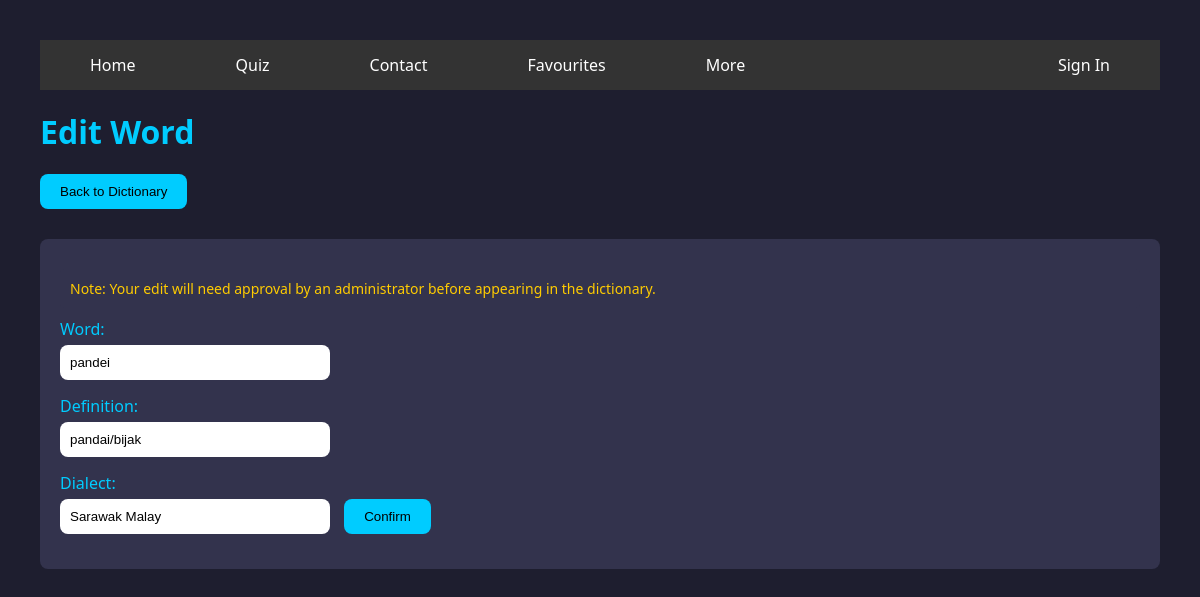
Page /edit/4 on the earlier database version.
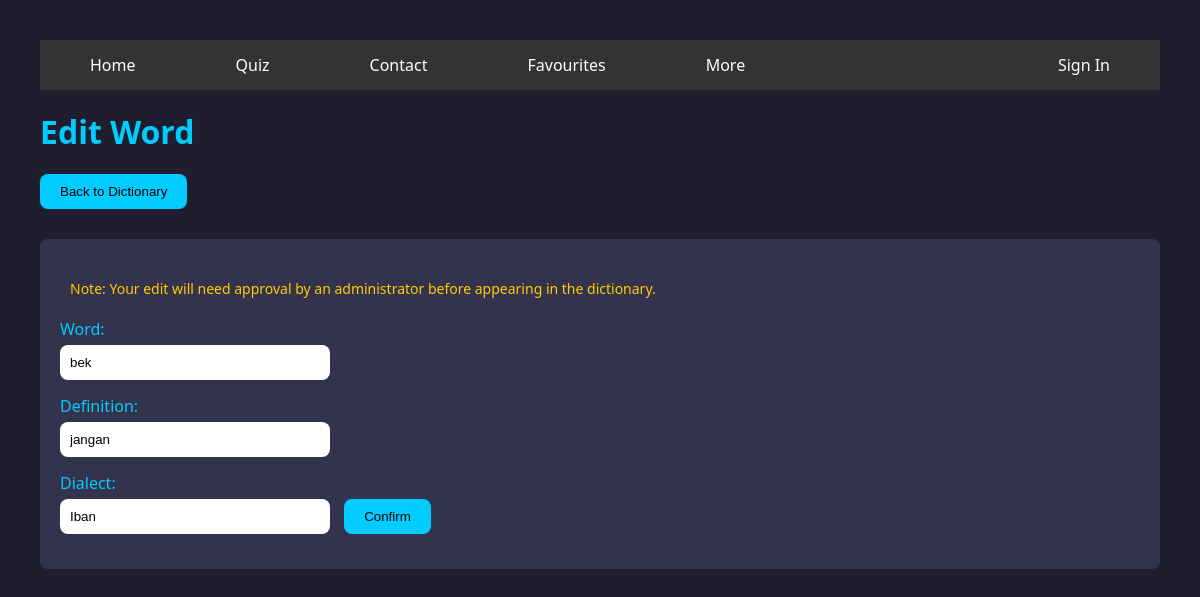
Same page on the later database version.
### tables this page shows
CREATE TABLE words (
    id INTEGER PRIMARY KEY AUTOINCREMENT,
    word TEXT NOT NULL UNIQUE,
    definition TEXT NOT NULL,
    dialect TEXT NOT NULL,
    approved INTEGER NOT NULL
);

### app.py (the view)
@app.route('/edit/<int:word_id>', methods=['GET'])
def edit(word_id):
    conn = sqlite3.connect('sarawak_dictionary.db')
    cursor = conn.cursor()
    cursor.execute("SELECT id, word, definition, dialect FROM words WHERE id = ?", (word_id,))
    word = cursor.fetchone()
    conn.close()
    if not word:
        flash('Entri tidak dijumpai')
        return redirect(url_for('index'))
    is_admin_user = is_admin()
    return render_template('edit.html', word=word, is_admin=is_admin_user)

### app.py (called while the page is built, shortened)
def is_admin():
    if not session.get('logged_in'):
        return False

### templates/edit.html (shortened to what this page needs)
<!DOCTYPE html>
<html>
<head>
</head>
<body>
    <ul class="nav">
        <li><a href="/">Home</a></li>
        <li><a href="#quiz">Quiz</a></li>
        <li><a href="#contact">Contact</a></li>
        <li><a href="#favourites">Favourites</a></li>
        <li><a href="#more">More</a></li>
        {% if session.get('logged_in') %}
        <li class="right">
            <a href="/logout">Logout ({{ session.get('username') }}{% if is_admin %} <span class="admin-badge">Admin</span>{% endif %})</a>
        </li>
        {% if is_admin %}
        <li class="right">
            <a href="/admin">Admin Panel</a>
        </li>
        {% endif %}
        {% else %}
        <li class="right">
            <a href="/login">Sign In</a>
        </li>
        {% endif %}
    </ul>
    <h1>Edit Word</h1>
    <a href="/"><button class="back-btn">Back to Dictionary</button></a>
    <div class="edit-form">
        {% if not is_admin %}
        <div class="approval-notice">
            Note: Your edit will need approval by an administrator before appearing in the dictionary.
        </div>
        {% endif %}
        <form method="POST" action="/update">
            <label for="word">Word:</label>
            <input type="text" id="word" name="word" value="{{ word[1] }}" required>
            <label for="definition">Definition:</label>
            <input type="text" id="definition" name="definition" value="{{ word[2] }}" required>
            <label for="dialect">Dialect:</label>
            <input type="text" id="dialect" name="dialect" value="{{ word[3] }}" required>
            <button type="submit">Confirm</button>
        </form>
    </div>
</body>
</html>

### templates/edit.html (style rules this page uses)
body { font-family: 'Segoe UI', Tahoma, Geneva, Verdana, sans-serif; background-color: #1e1e2f; color: #f0f0f0; padding: 40px; margin: 0; }
h1 { color: #00ccff; margin-top: 20px; }
input[type=text] { padding: 10px; width: 250px; border-radius: 8px; border: none; margin-right: 10px; margin-bottom: 15px; }
button, .back-btn { padding: 10px 20px; background-color: #00ccff; color: #000; border: none; border-radius: 8px; cursor: pointer; margin-right: 5px; }
.edit-form { margin-top: 30px; padding: 20px; background-color: #33334d; border-radius: 8px; }
label { display: block; margin-bottom: 5px; color: #00ccff; }
ul.nav { list-style-type: none; margin: 0; padding: 0; overflow: hidden; background-color: #333; }
ul.nav li { float: left; }
ul.nav li.right { float: right; }
ul.nav li a { display: block; color: white; text-align: center; padding: 14px 50px; text-decoration: none; }
.approval-notice { background-color: #33334d; padding: 10px; margin: 10px 0; border-radius: 4px; color: #ffcc00; font-size: 14px; }

Differences in the rows shown:
changed words: word "pandei" → "bek"; definition "pandai/bijak" → "jangan"; dialect "Sarawak Malay" → "Iban"
